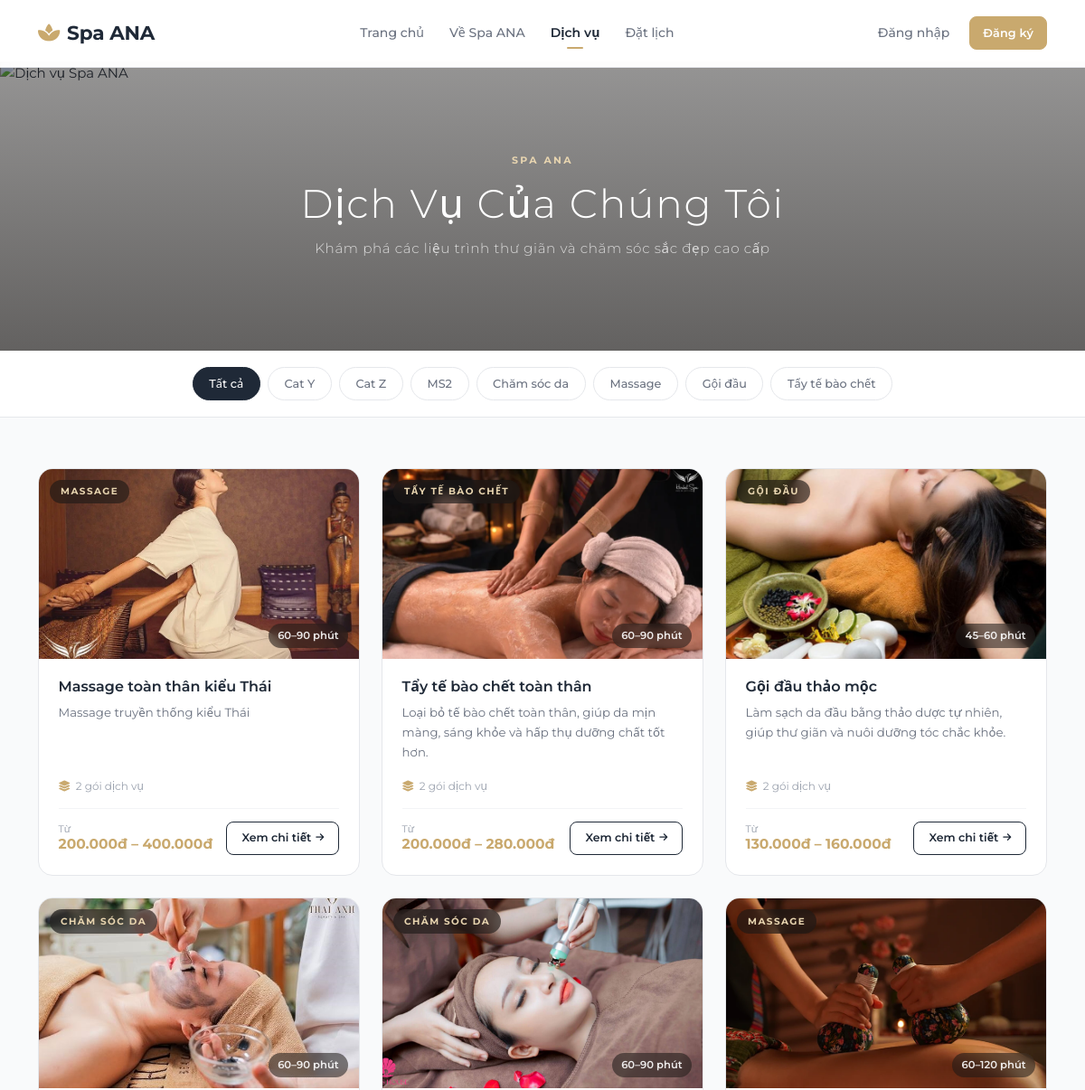
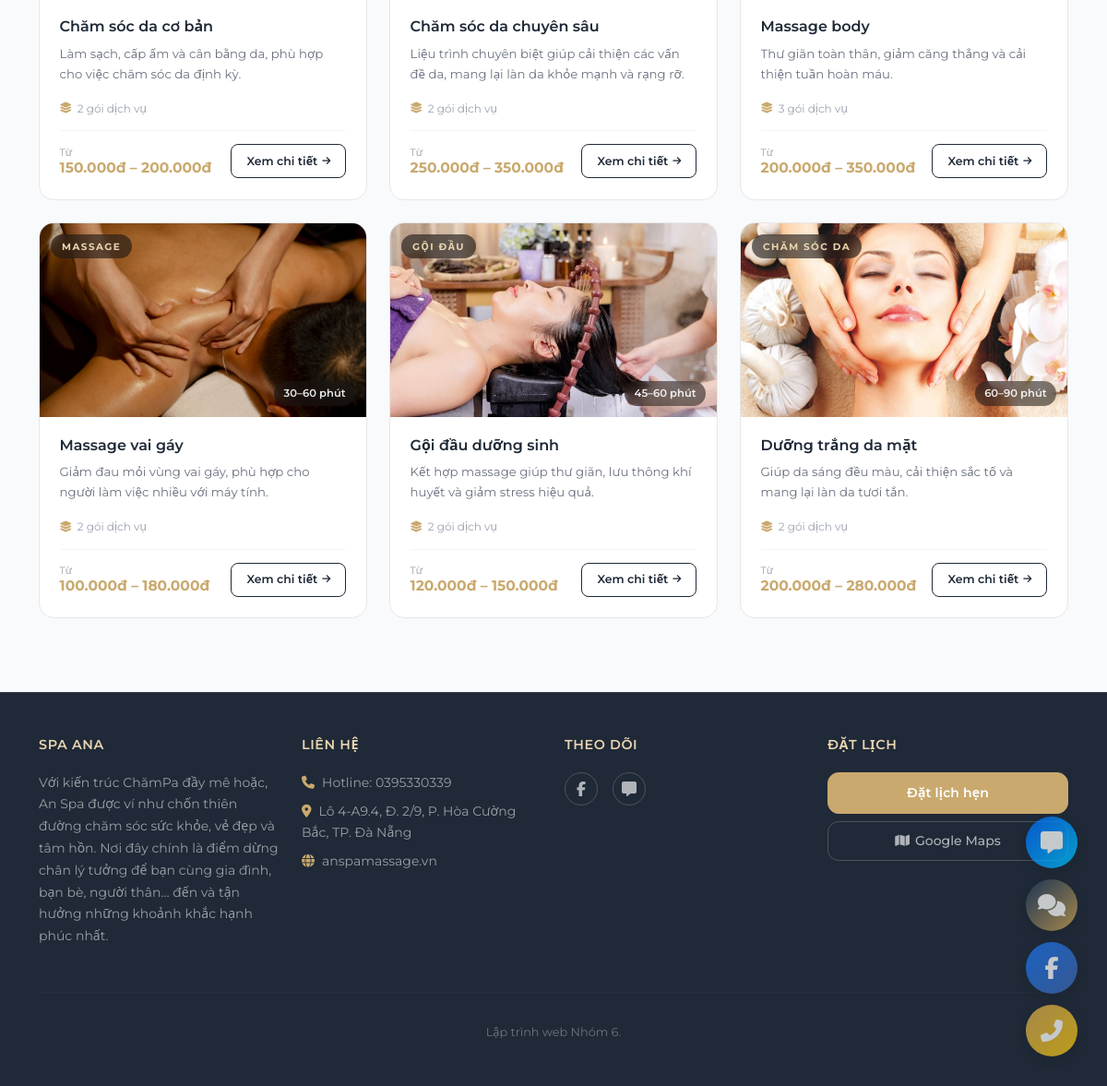
Page /services/ on the committed database (2 pictures, top to bottom).
### spa_services/models.py (models this page shows, shortened)
class ServiceCategory(models.Model):
    STATUS_CHOICES = [
        ('ACTIVE', 'Đang hoạt động'),
        ('INACTIVE', 'Ngừng hoạt động'),
    ]
    code = models.CharField(max_length=10, unique=True, verbose_name='Mã danh mục')
    name = models.CharField(max_length=100, unique=True, verbose_name='Tên danh mục')
    slug = models.SlugField(max_length=120, unique=True, blank=True, null=True, verbose_name='Slug')
    description = models.CharField(max_length=255, blank=True, null=True, verbose_name='Mô tả')
    status = models.CharField(max_length=20, choices=STATUS_CHOICES, default='ACTIVE', verbose_name='Trạng thái')
    sort_order = models.PositiveIntegerField(default=0, verbose_name='Thứ tự hiển thị')
    created_at = models.DateTimeField(auto_now_add=True, verbose_name='Thời điểm tạo')
    updated_at = models.DateTimeField(auto_now=True, null=True, blank=True, verbose_name='Thời điểm cập nhật')
    class Meta:
        db_table = 'service_categories'
        verbose_name = 'Danh mục dịch vụ'
        verbose_name_plural = 'Danh mục dịch vụ'
        ordering = ['sort_order', 'name']
        constraints = [
            models.CheckConstraint(
                check=models.Q(status__in=['ACTIVE', 'INACTIVE']),
                name='servicecategory_status_valid'
            ),
            models.CheckConstraint(
                check=models.Q(sort_order__gte=0),
                name='servicecategory_sort_order_non_negative'
            ),
        ]

class Service(models.Model):
    STATUS_CHOICES = [
        ('ACTIVE', 'Đang hoạt động'),
        ('INACTIVE', 'Ngừng hoạt động'),
    ]
    category = models.ForeignKey(
        ServiceCategory, on_delete=models.PROTECT,
        related_name='services', verbose_name='Danh mục'
    )
    code = models.CharField(max_length=10, unique=True, blank=True, verbose_name='Mã dịch vụ')
    name = models.CharField(max_length=150, verbose_name='Tên dịch vụ')
    slug = models.SlugField(max_length=150, unique=True, blank=True, null=True, verbose_name='Slug')
    short_description = models.CharField(max_length=255, blank=True, null=True, verbose_name='Mô tả ngắn')
    description = models.TextField(blank=True, null=True, verbose_name='Mô tả chi tiết')
    status = models.CharField(max_length=20, choices=STATUS_CHOICES, default='ACTIVE', verbose_name='Trạng thái')
    image = models.ImageField(
        upload_to='services/',
        blank=False,
        null=False,
        default='',
        verbose_name='Hình ảnh dịch vụ'
    )
    created_by = models.ForeignKey(
        User, on_delete=models.PROTECT,
        related_name='services_created', verbose_name='Người tạo'
    )
    updated_by = models.ForeignKey(
        User, on_delete=models.SET_NULL,
        null=True, blank=True,
        related_name='services_updated', verbose_name='Người cập nhật'
    )
    created_at = models.DateTimeField(auto_now_add=True, verbose_name='Thời điểm tạo')
    updated_at = models.DateTimeField(auto_now=True, null=True, blank=True, verbose_name='Thời điểm cập nhật')
    class Meta:
        db_table = 'services'
        verbose_name = 'Dịch vụ'
        verbose_name_plural = 'Dịch vụ'
        ordering = ['-created_at']
        constraints = [
            models.CheckConstraint(
                check=models.Q(status__in=['ACTIVE', 'INACTIVE']),
                name='service_status_valid'
            ),
        ]
    def get_image_url(self):
        if self.image:
            try:
                return self.image.url
            except Exception:
                pass
        return "https://images.unsplash.com/photo-1570172619644-dfd03ed5d881?w=400"

### spa_services/views.py (the view)
# urls.py: path('services/', views.service_list, name='service_list'),
def service_list(request):
    from .models import ServiceCategory
    from django.db.models import Min, Max, Count
    load_error = False
    services = []
    categories = []
    try:
        services = (
            Service.objects
            .filter(status='ACTIVE')
            .select_related('category')
            .prefetch_related('variants')
            .annotate(
                min_price=Min('variants__price'),
                max_price=Max('variants__price'),
                min_duration=Min('variants__duration_minutes'),
                max_duration=Max('variants__duration_minutes'),
                variant_count=Count('variants'),
            )
            .order_by('-created_at')
        )
        categories = ServiceCategory.objects.filter(status='ACTIVE').order_by('sort_order', 'name')
    except Exception:
        import traceback
        traceback.print_exc()
        load_error = True
    return render(request, 'spa_services/services.html', {
        'services': services,
        'categories': categories,
        'load_error': load_error,
    })

### core/templatetags/spa_filters.py (called while the page is built)
@register.filter
def vnd(value):
    try:
        amount = int(float(value))
        return f"{amount:,}đ".replace(",", ".")
    except (ValueError, TypeError):
        return value

### templates/spa_services/services.html (shortened to what this page needs)
{% extends 'spa/base.html' %}
{% load spa_filters %}
{% block content %}
<div class="sl-hero">
  <img class="sl-hero__img"
       src="https://images.unsplash.com/photo-1540555700478-4be289fbecef?w=1920"
       alt="Dịch vụ Spa ANA">
  <div class="sl-hero__overlay"></div>
  <div class="sl-hero__content">
    <span class="sl-hero__eyebrow">Spa ANA</span>
    <h1 class="sl-hero__title">Dịch Vụ Của Chúng Tôi</h1>
    <p class="sl-hero__sub">Khám phá các liệu trình thư giãn và chăm sóc sắc đẹp cao cấp</p>
  </div>
</div>
<div class="sl-filter">
  <div class="container">
    <div class="sl-filter__inner">
      <button class="sl-filter-btn is-active" onclick="filterServices('all', this)">Tất cả</button>
      {% for cat in categories %}
      <button class="sl-filter-btn" onclick="filterServices('{{ cat.code }}', this)">{{ cat.name }}</button>
      {% endfor %}
    </div>
  </div>
</div>
<section class="sl-section">
  <div class="container">
    {% if load_error %}
    <div class="col-12 sl-empty">
      <i class="fas fa-exclamation-circle"></i>
      <p>Không thể tải danh sách dịch vụ, vui lòng thử lại.</p>
    </div>
    {% else %}
    <div class="row g-4" id="servicesGrid">
      {% for service in services %}
      <div class="col-sm-6 col-lg-4 service-item" data-category="{{ service.category.code }}">
        {% include 'spa/includes/_service_card.html' with service=service %}
      </div>
      {% empty %}
      <div class="col-12 sl-empty">
        <i class="fas fa-spa"></i>
        <p>Hiện chưa có dịch vụ nào.</p>
      </div>
      {% endfor %}
    </div>
    {% endif %}
  </div>
</section>
{% endblock %}

### templates/spa/includes/_service_card.html
{% load spa_filters %}
<div class="sl-card" onclick="window.location='{% url 'spa_services:service_detail' service.id %}'" style="cursor:pointer">
  <div class="sl-card__img-wrap">
    <span class="sl-card__cat">{{ service.category.name }}</span>
    <img class="sl-card__img"
         src="{{ service.get_image_url }}"
         alt="{{ service.name }}"
         loading="lazy">
    {% if service.min_duration %}
    <span class="sl-card__duration">
      {% if service.min_duration == service.max_duration %}
        {{ service.min_duration }} phút
      {% else %}
        {{ service.min_duration }}–{{ service.max_duration }} phút
      {% endif %}
    </span>
    {% endif %}
  </div>
  <div class="sl-card__body">
    <h3 class="sl-card__name">{{ service.name }}</h3>
    <p class="sl-card__desc">{{ service.short_description|default:service.description }}</p>
    {% if service.variant_count %}
    <p class="sl-card__meta">
      <i class="fas fa-layer-group"></i>
      {{ service.variant_count }} gói dịch vụ
    </p>
    {% endif %}
    <div class="sl-card__footer">
      <div class="sl-card__price">
        {% if service.min_price %}
          <span class="sl-card__price-label">Từ</span>
          {% if service.min_price == service.max_price %}
            {{ service.min_price|vnd }}
          {% else %}
            {{ service.min_price|vnd }} – {{ service.max_price|vnd }}
          {% endif %}
        {% else %}
          Liên hệ
        {% endif %}
      </div>
      <a href="{% url 'spa_services:service_detail' service.id %}" class="sl-card__cta">
        Xem chi tiết <i class="fas fa-arrow-right" style="font-size:.65rem;"></i>
      </a>
    </div>
  </div>
</div>

### static/css/style.css (style rules this page uses)
:root { --gold: #c9a96e; --gold-light: #e8d5b0; --gold-muted: rgba(201,169,110,.10); --gold-hover: #b8935a; --gold-border: rgba(201,169,110,.30); --text-primary: #1f2937; --text-secondary: #6b7280; --text-muted: #9ca3af; --bg-page: #f9fafb; --bg-white: #ffffff; --bg-subtle: #f3f4f6; --bg-hover: #f0f0ee; --status-pending-bg: #fefce8; --status-pending-text: #92400e; --status-confirm-bg: #eff6ff; --status-confirm-text: #1e40af; --status-done-bg: #f0fdf4; --status-done-text: #166534; --status-cancel-bg: #f3f4f6; --status-cancel-text: #4b5563; --status-reject-bg: #fee2e2; --status-reject-text: #b91c1c; --danger: #ef4444; --danger-light: #fee2e2; --danger-text: #991b1b; --success: #22c55e; --success-light: #dcfce7; --success-text: #166534; --warning-light: #fefce8; --warning-text: #92400e; --border: #e5e7eb; --shadow-xs: 0 1px 3px rgba(0,0,0,.05); --shadow-sm: 0 2px 8px rgba(0,0,0,.07); --shadow-md: 0 4px 16px rgba(0,0,0,.09); --shadow-gold: 0 4px 16px rgba(201,169,110,.20); --r-sm: 8px; --r-md: 12px; --r-lg: 16px; --r-xl: 20px; --r-pill: 999px; --sp-xs: 8px; --sp-sm: 12px; --sp-md: 20px; --sp-lg: 28px; --sp-xl: 40px; --font-ui: 'Montserrat', system-ui, sans-serif; --ease: all .2s ease; --navbar-h: 68px; }
*, *::before, *::after { box-sizing: border-box; margin: 0; padding: 0; }
body { font-family: var(--font-ui); font-size: 15px; line-height: 1.65; color: var(--text-primary); background: var(--bg-page); -webkit-font-smoothing: antialiased; overflow-x: hidden; }
a { text-decoration: none; transition: var(--ease); }
button { font-family: var(--font-ui); }
img { max-width: 100%; }
.sl-card { background: var(--bg-white); border: 1px solid var(--border); border-radius: var(--r-lg); overflow: hidden; display: flex; flex-direction: column; height: 100%; transition: box-shadow .22s, transform .22s, border-color .22s; }
.sl-card__img-wrap { position: relative; height: 210px; overflow: hidden; }
.sl-card__img { width: 100%; height: 100%; object-fit: cover; display: block; transition: transform .5s ease; }
.sl-card__cat { position: absolute; top: 12px; left: 12px; background: rgba(28,25,23,.62); backdrop-filter: blur(6px); color: var(--gold-light); font-size: .65rem; font-weight: 700; letter-spacing: .14em; text-transform: uppercase; padding: .3rem .75rem; border-radius: var(--r-pill); }
.sl-card__duration { position: absolute; bottom: 12px; right: 12px; background: rgba(28,25,23,.55); backdrop-filter: blur(6px); color: rgba(255,255,255,.9); font-size: .72rem; font-weight: 600; padding: .25rem .65rem; border-radius: var(--r-pill); }
.sl-card__body { padding: 1.25rem 1.35rem 1.4rem; display: flex; flex-direction: column; flex: 1; }
.sl-card__name { font-size: 1rem; font-weight: 600; color: var(--text-primary); margin: 0 0 .5rem; line-height: 1.35; }
.sl-card__desc { font-size: .83rem; color: var(--text-secondary); line-height: 1.65; flex: 1; display: -webkit-box; -webkit-line-clamp: 3; -webkit-box-orient: vertical; overflow: hidden; margin: 0 0 1rem; }
.sl-card__meta { font-size: .75rem; color: var(--text-muted); margin-bottom: .875rem; display: flex; align-items: center; gap: .35rem; }
.sl-card__meta i { color: var(--gold); }
.sl-card__footer { display: flex; align-items: center; justify-content: space-between; padding-top: .875rem; border-top: 1px solid var(--bg-subtle); margin-top: auto; }
.sl-card__price { font-size: .97rem; font-weight: 700; color: var(--gold); line-height: 1.2; }
.sl-card__price-label { font-size: .68rem; font-weight: 400; color: var(--text-muted); display: block; margin-bottom: 1px; }
.sl-card__cta { display: inline-flex; align-items: center; gap: 5px; padding: .45rem 1rem; border: 1.5px solid var(--text-primary); border-radius: var(--r-sm); font-size: .78rem; font-weight: 600; color: var(--text-primary); text-decoration: none; transition: var(--ease); white-space: nowrap; }

### rows in the picture
ServiceCategory: name "Cat Y"
ServiceCategory: name "Cat Z"
ServiceCategory: name "MS2"
ServiceCategory: name "Chăm sóc da"
ServiceCategory: name "Massage"
ServiceCategory: name "Gội đầu"
ServiceCategory: name "Tẩy tế bào chết"
Service: category.name "MASSAGE", get_image_url (picture), min_duration "60", max_duration "90", name "Massage toàn thân kiểu Thái", short_description "Massage truyền thống kiểu Thái", variant_count "2", min_price|vnd "200.000đ", max_price|vnd "400.000đ"
Service: category.name "TẨY TẾ BÀO CHẾT", get_image_url (picture), min_duration "60", max_duration "90", name "Tẩy tế bào chết toàn thân", short_description "Loại bỏ tế bào chết toàn thân, giúp da mịn màng, sáng khỏe và hấp thụ dưỡng chất tốt hơn.", variant_count "2", min_price|vnd "200.000đ", max_price|vnd "280.000đ"
Service: category.name "GỘI ĐẦU", get_image_url (picture), min_duration "45", max_duration "60", name "Gội đầu thảo mộc", short_description "Làm sạch da đầu bằng thảo dược tự nhiên, giúp thư giãn và nuôi dưỡng tóc chắc khỏe.", variant_count "2", min_price|vnd "130.000đ", max_price|vnd "160.000đ"
Service: category.name "CHĂM SÓC DA", get_image_url (picture), min_duration "60", max_duration "90", name "Chăm sóc da cơ bản", short_description "Làm sạch, cấp ẩm và cân bằng da, phù hợp cho việc chăm sóc da định kỳ.", variant_count "2", min_price|vnd "150.000đ", max_price|vnd "200.000đ"
Service: category.name "CHĂM SÓC DA", get_image_url (picture), min_duration "60", max_duration "90", name "Chăm sóc da chuyên sâu", short_description "Liệu trình chuyên biệt giúp cải thiện các vấn đề da, mang lại làn da khỏe mạnh và rạng rỡ.", variant_count "2", min_price|vnd "250.000đ", max_price|vnd "350.000đ"
Service: category.name "MASSAGE", get_image_url (picture), min_duration "60", max_duration "120", name "Massage body", short_description "Thư giãn toàn thân, giảm căng thẳng và cải thiện tuần hoàn máu.", variant_count "3", min_price|vnd "200.000đ", max_price|vnd "350.000đ"
Service: category.name "MASSAGE", get_image_url (picture), min_duration "30", max_duration "60", name "Massage vai gáy", short_description "Giảm đau mỏi vùng vai gáy, phù hợp cho người làm việc nhiều với máy tính.", variant_count "2", min_price|vnd "100.000đ", max_price|vnd "180.000đ"
Service: category.name "GỘI ĐẦU", get_image_url (picture), min_duration "45", max_duration "60", name "Gội đầu dưỡng sinh", short_description "Kết hợp massage giúp thư giãn, lưu thông khí huyết và giảm stress hiệu quả.", variant_count "2", min_price|vnd "120.000đ", max_price|vnd "150.000đ"
Service: category.name "CHĂM SÓC DA", get_image_url (picture), min_duration "60", max_duration "90", name "Dưỡng trắng da mặt", short_description "Giúp da sáng đều màu, cải thiện sắc tố và mang lại làn da tươi tắn.", variant_count "2", min_price|vnd "200.000đ", max_price|vnd "280.000đ"
